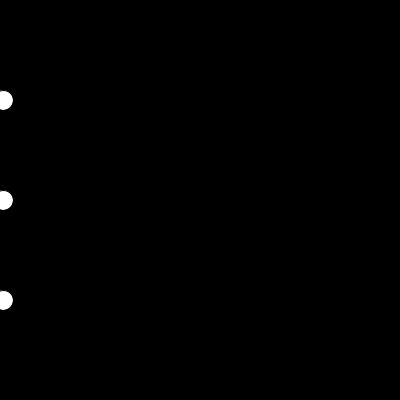
Frame 1 (no input)
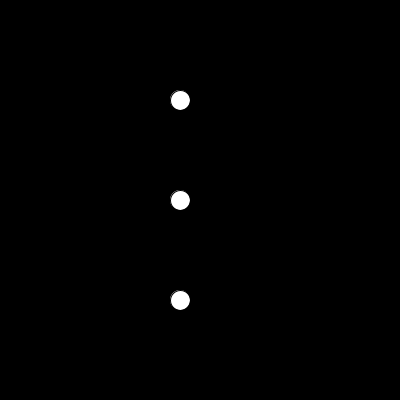
Frame 60 (the mouse pressed at the canvas centre just before this capture)
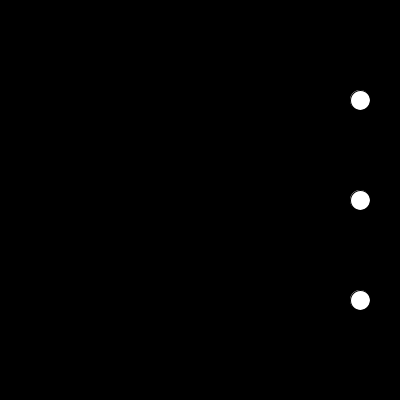
Frame 120 (the mouse held since frame 60 and released just before this capture)

The Processing sketch that drew these frames (run headless with seeded random() and noise(); from frame 60 on, the mouse is pressed at the canvas centre):

// Processing sketch: processing_118438
// ── processing_118438.pde

int x, y;
int direction;
int speed = 3;
int[]yPos = new int[3];

void setup() {
  size(400, 400);
  x = 0;
  direction = 1;
  yPos[0] = 100;
  yPos[1] = 200;
  yPos[2] = 300;
}

void draw() {
  background(0);
  smooth();
  x += speed * direction;
  for (int i=0;i < yPos.length;i++) {
  
    ellipse(x,yPos[i], 20 ,20);

    if (x > width || x < 0) {
      direction = -direction;
    }
  }
}
